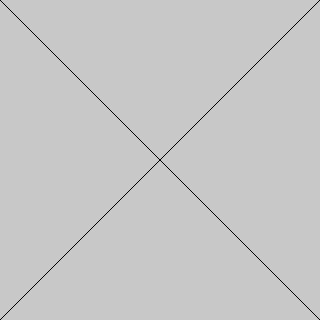
Frame 1 (no input)
Frame 60 (no input): identical to frame 1, image omitted
Frame 120 (the mouse pressed at the canvas centre since frame 60): identical to frame 1, image omitted

The p5.js sketch that drew this single still picture (run headless with seeded random() and noise() and a simulated clock; from frame 60 on, the mouse is pressed at the canvas centre):

// p5.js sketch
// ── sketch.js
function setup() {
  createCanvas(320, 320);
  background(200);
}

function draw() {
  line(0, 00, 320, 320);
  line(0, 320, 320, 0);
}
